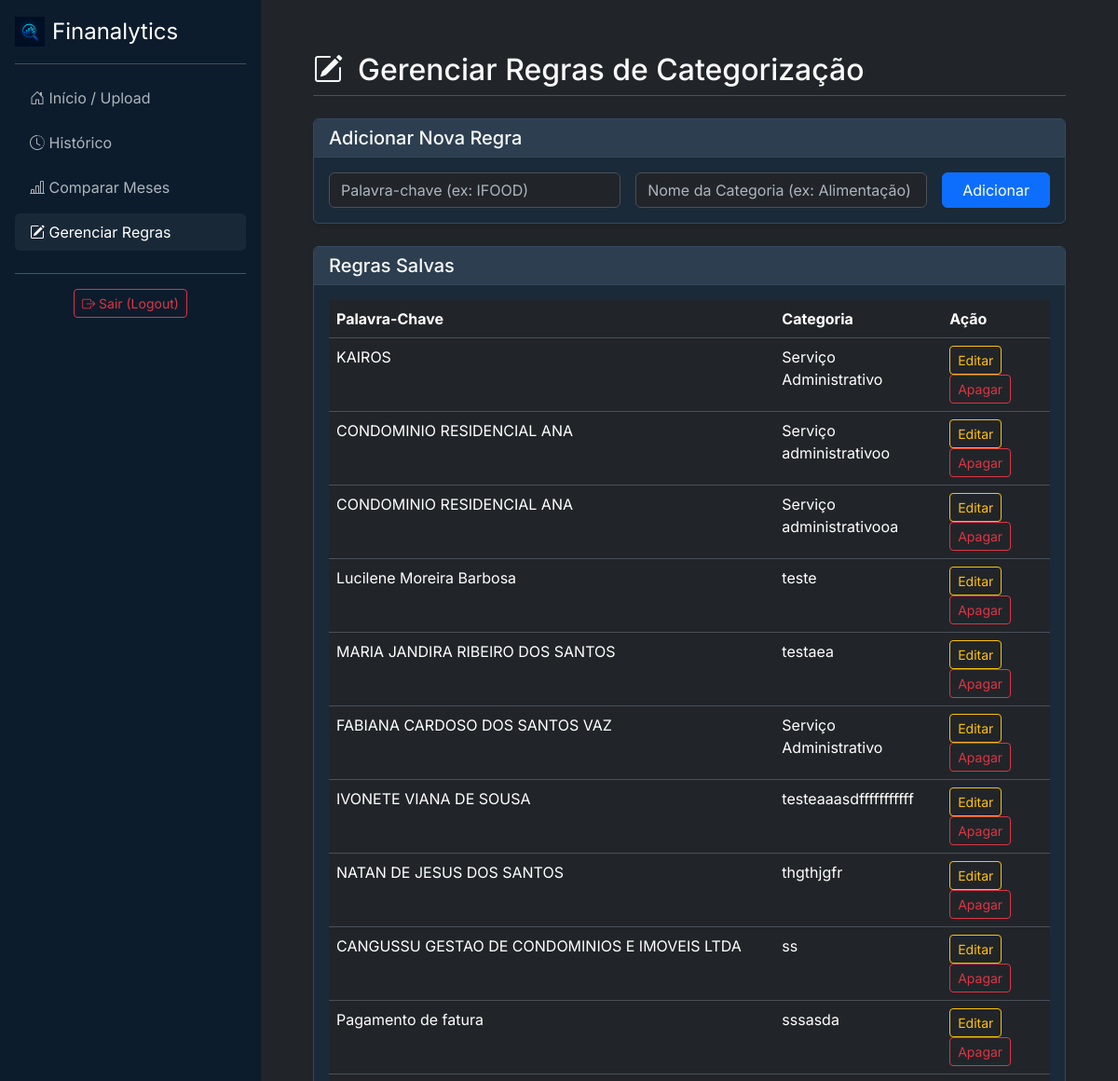
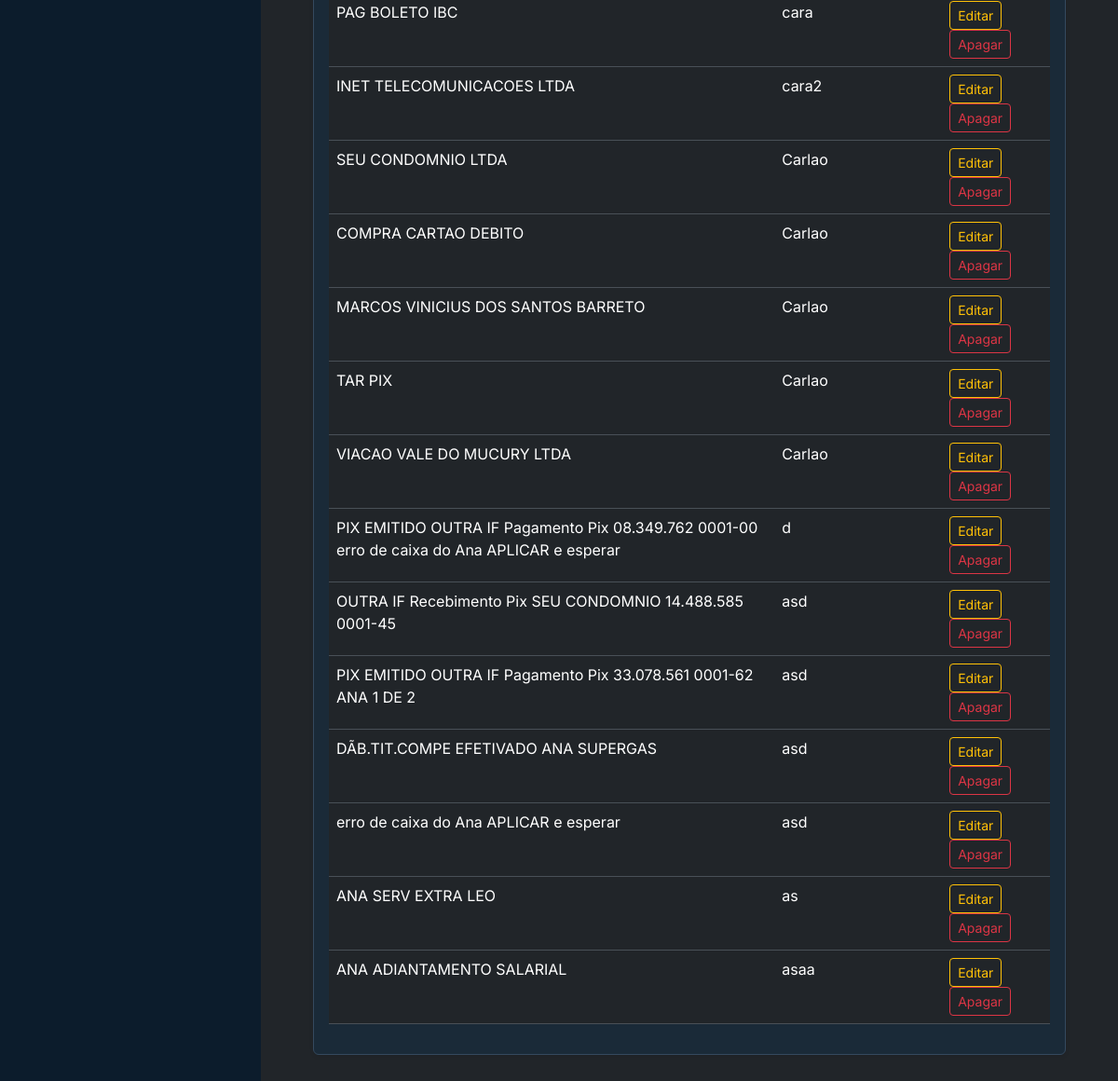
/regras/ (signed in), run on the app's committed database (2 pictures, top to bottom).
### analisador/models.py (models this page shows, shortened)
class Regra(models.Model):
    usuario = models.ForeignKey(User, on_delete=models.CASCADE)
    palavra_chave = models.CharField(max_length=100)
    categoria = models.CharField(max_length=100)

### analisador/views.py (the view, shortened to what this page needs)
# urls.py: path('regras/', views.gerenciar_regras, name='gerenciar_regras'),
@login_required
def gerenciar_regras(request):
    extrato_id_origem = request.GET.get('from_report')
    regras_do_usuario = Regra.objects.filter(usuario=request.user)
    contexto = {
        'regras': regras_do_usuario,
        'active_page': 'regras',
        'extrato_id_origem': extrato_id_origem
    }
    return render(request, 'analisador/gerenciar_regras.html', contexto)

### analisador/templates/analisador/gerenciar_regras.html (shortened to what this page needs)
{% extends 'analisador/base.html' %}
{% block content %}
    <div class="d-flex justify-content-between align-items-center mb-4 pb-2 border-bottom">
        <h1 class="h2 mb-0"><i class="bi bi-pencil-square me-3"></i>Gerenciar Regras de Categorização</h1>
    </div>
    <div class="card shadow-sm mb-4">
        <div class="card-header">
            <h5 class="card-title mb-0">Adicionar Nova Regra</h5>
        </div>
        <div class="card-body">
            <form method="POST" class="row g-3 align-items-center">
                <div class="col-md-5">
                    <input type="text" name="palavra_chave" class="form-control" id="palavra_chave" placeholder="Palavra-chave (ex: IFOOD)" required>
                </div>
                <div class="col-md-5">
                    <input type="text" name="categoria" class="form-control" id="categoria" placeholder="Nome da Categoria (ex: Alimentação)" required>
                </div>
                <div class="col-md-2">
                    <button type="submit" class="btn btn-primary w-100">Adicionar</button>
                </div>
            </form>
        </div>
    </div>
    <div class="card shadow-sm">
        <div class="card-header">
            <h5 class="card-title mb-0">Regras Salvas</h5>
        </div>
        <div class="card-body">
             <table class="table table-hover">
                <thead>
                    <tr>
                        <th>Palavra-Chave</th>
                        <th>Categoria</th>
                        <th>Ação</th>
                    </tr>
                </thead>
                <tbody>
                    <tbody>
                        {% for regra in regras %}
                        <tr>
                            <td>{{ regra.palavra_chave }}</td>
                            <td>{{ regra.categoria }}</td>
                            <td>
                                <a href="{% url 'editar_regra' regra_id=regra.id %}" class="btn btn-sm btn-outline-warning me-2">Editar</a>
                                <form action="{% url 'apagar_regra' regra_id=regra.id %}" method="POST" class="d-inline" onsubmit="return confirm('Tem certeza que deseja apagar esta regra?');">
                                    <button type="submit" class="btn btn-sm btn-outline-danger">Apagar</button>
                                </form>
                            </td>
                        </tr>
                        {% endfor %}
                    </tbody>
            </table>
        </div>
    </div>
{% endblock %}

### static/css/custom.css (style rules this page uses)
:root { --bs-dark-rgb: 4, 28, 50; --bs-body-color: #f8f9fa; --bs-secondary-color: #adb5bd; --bs-primary: #0d6efd; --verde-sucesso: #198754; --vermelho-perigo: #dc3545; --amarelo-alerta: #ffc107; }
body { font-family: 'Inter', sans-serif; }
.card { background-color: #1a2a38; border: 1px solid #34495e; }
.card-header { background-color: #2c3e50; border-bottom: 1px solid #34495e; }

### data on the page
Regra: palavra_chave "KAIROS", categoria "Serviço Administrativo"
Regra: palavra_chave "CONDOMINIO RESIDENCIAL ANA", categoria "Serviço administrativoo"
Regra: palavra_chave "CONDOMINIO RESIDENCIAL ANA", categoria "Serviço administrativooa"
Regra: palavra_chave "Lucilene Moreira Barbosa", categoria "teste"
Regra: palavra_chave "MARIA JANDIRA RIBEIRO DOS SANTOS", categoria "testaea"
Regra: palavra_chave "FABIANA CARDOSO DOS SANTOS VAZ", categoria "Serviço Administrativo"
Regra: palavra_chave "IVONETE VIANA DE SOUSA", categoria "testeaaasdfffffffffff"
Regra: palavra_chave "NATAN DE JESUS DOS SANTOS", categoria "thgthjgfr"
Regra: palavra_chave "CANGUSSU GESTAO DE CONDOMINIOS E IMOVEIS LTDA", categoria "ss"
Regra: palavra_chave "Pagamento de fatura", categoria "sssasda"
Regra: palavra_chave "PAG BOLETO IBC", categoria "cara"
Regra: palavra_chave "INET TELECOMUNICACOES LTDA", categoria "cara2"
Regra: palavra_chave "SEU CONDOMNIO LTDA", categoria "Carlao"
Regra: palavra_chave "COMPRA CARTAO DEBITO", categoria "Carlao"
Regra: palavra_chave "MARCOS VINICIUS DOS SANTOS BARRETO", categoria "Carlao"
Regra: palavra_chave "TAR PIX", categoria "Carlao"
Regra: palavra_chave "VIACAO VALE DO MUCURY LTDA", categoria "Carlao"
Regra: palavra_chave "PIX EMITIDO OUTRA IF Pagamento Pix 08.349.762 0001-00 erro de caixa do Ana APLICAR e esperar", categoria "d"
Regra: palavra_chave "OUTRA IF Recebimento Pix SEU CONDOMNIO 14.488.585 0001-45", categoria "asd"
Regra: palavra_chave "PIX EMITIDO OUTRA IF Pagamento Pix 33.078.561 0001-62 ANA 1 DE 2", categoria "asd"
Regra: palavra_chave "DÃB.TIT.COMPE EFETIVADO ANA SUPERGAS", categoria "asd"
Regra: palavra_chave "erro de caixa do Ana APLICAR e esperar", categoria "asd"
Regra: palavra_chave "ANA SERV EXTRA LEO", categoria "as"
Regra: palavra_chave "ANA ADIANTAMENTO SALARIAL", categoria "asaa"
